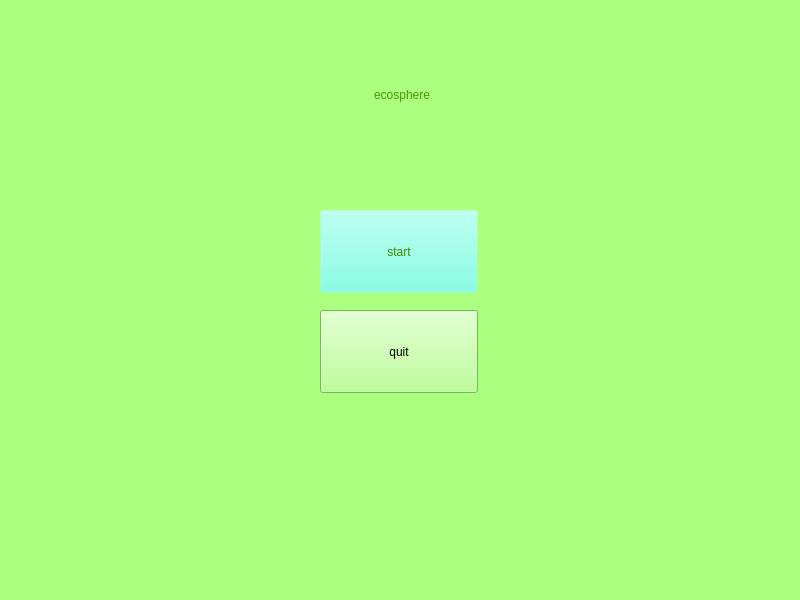
<?xml version="1.0" encoding="UTF-8"?>
<ui version="4.0">
 <class>MainWindow</class>
 <widget class="QMainWindow" name="MainWindow">
  <property name="geometry">
   <rect>
    <x>0</x>
    <y>0</y>
    <width>800</width>
    <height>600</height>
   </rect>
  </property>
  <property name="windowTitle">
   <string>ecosphere</string>
  </property>
  <property name="styleSheet">
   <string notr="true">background-color: rgb(170, 255, 127);
border-color: rgb(236, 255, 108);
selection-color: rgb(0, 85, 0);</string>
  </property>
  <widget class="QWidget" name="centralwidget">
   <widget class="QPushButton" name="start_pushButton">
    <property name="geometry">
     <rect>
      <x>320</x>
      <y>210</y>
      <width>158</width>
      <height>83</height>
     </rect>
    </property>
    <property name="autoFillBackground">
     <bool>false</bool>
    </property>
    <property name="styleSheet">
     <string notr="true">font: 40pt &quot;Forte&quot;;
color: rgb(67, 135, 0);
background-color: rgba(102, 253, 222, 0);</string>
    </property>
    <property name="text">
     <string>start</string>
    </property>
   </widget>
   <widget class="QWidget" name="horizontalLayoutWidget">
    <property name="geometry">
     <rect>
      <x>0</x>
      <y>50</y>
      <width>806</width>
      <height>90</height>
     </rect>
    </property>
    <layout class="QHBoxLayout" name="horizontalLayout">
     <item>
      <spacer name="left_horizontalSpacer">
       <property name="orientation">
        <enum>Qt::Horizontal</enum>
       </property>
       <property name="sizeType">
        <enum>QSizePolicy::Fixed</enum>
       </property>
       <property name="sizeHint" stdset="0">
        <size>
         <width>220</width>
         <height>20</height>
        </size>
       </property>
      </spacer>
     </item>
     <item>
      <widget class="QLabel" name="label">
       <property name="sizePolicy">
        <sizepolicy hsizetype="Maximum" vsizetype="Preferred">
         <horstretch>0</horstretch>
         <verstretch>0</verstretch>
        </sizepolicy>
       </property>
       <property name="styleSheet">
        <string notr="true">font: 75 48pt &quot;Berlin Sans FB&quot;;
color: rgb(76, 152, 0);
background-color: rgba(255, 255, 255, 0);</string>
       </property>
       <property name="text">
        <string>ecosphere</string>
       </property>
      </widget>
     </item>
     <item>
      <spacer name="right_horizontalSpacer">
       <property name="orientation">
        <enum>Qt::Horizontal</enum>
       </property>
       <property name="sizeType">
        <enum>QSizePolicy::Fixed</enum>
       </property>
       <property name="sizeHint" stdset="0">
        <size>
         <width>220</width>
         <height>20</height>
        </size>
       </property>
      </spacer>
     </item>
    </layout>
   </widget>
   <widget class="QPushButton" name="quit_pushButton">
    <property name="geometry">
     <rect>
      <x>320</x>
      <y>310</y>
      <width>158</width>
      <height>83</height>
     </rect>
    </property>
    <property name="styleSheet">
     <string notr="true">font: 40pt &quot;Forte&quot;;
color: rgb(67, 135, 0);
background-color: rgba(102, 253, 222, 0);

hover{
font: 40pt &quot;Forte&quot;;
color: rgb(0, 0, 0);
background-color: rgba(102, 253, 222, 0);
}

</string>
    </property>
    <property name="text">
     <string>quit</string>
    </property>
   </widget>
  </widget>
  <widget class="QMenuBar" name="menubar">
   <property name="geometry">
    <rect>
     <x>0</x>
     <y>0</y>
     <width>800</width>
     <height>26</height>
    </rect>
   </property>
  </widget>
  <widget class="QStatusBar" name="statusbar"/>
 </widget>
 <resources/>
 <connections/>
</ui>
